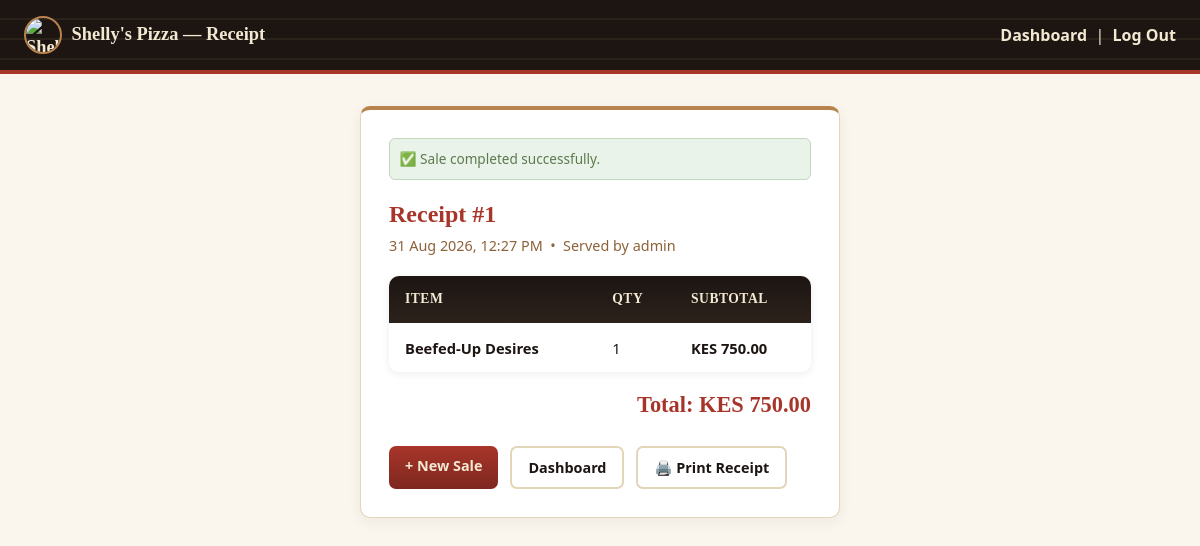
/receipt.php?id=1 (signed in), run on the app's committed database.
### tables this page shows
CREATE TABLE `sales` (
  `sale_id` int(11) NOT NULL AUTO_INCREMENT,
  `user_id` int(11) NOT NULL,
  `sale_date` datetime DEFAULT current_timestamp(),
  `total_amount` decimal(10,2) NOT NULL,
  PRIMARY KEY (`sale_id`),
  KEY `user_id` (`user_id`),
  CONSTRAINT `sales_ibfk_1` FOREIGN KEY (`user_id`) REFERENCES `users` (`user_id`)
);

CREATE TABLE `users` (
  `user_id` int(11) NOT NULL AUTO_INCREMENT,
  `username` varchar(50) NOT NULL,
  `email` varchar(100) DEFAULT NULL,
  `phone` varchar(20) DEFAULT NULL,
  `password_hash` varchar(255) NOT NULL,
  `role` varchar(30) NOT NULL,
  `status` enum('pending','approved') NOT NULL DEFAULT 'approved',
  `created_at` datetime DEFAULT current_timestamp(),
  PRIMARY KEY (`user_id`),
  UNIQUE KEY `username` (`username`),
  UNIQUE KEY `email` (`email`),
  UNIQUE KEY `phone` (`phone`)
);

CREATE TABLE `sale_items` (
  `item_id` int(11) NOT NULL AUTO_INCREMENT,
  `sale_id` int(11) NOT NULL,
  `product_name` varchar(100) NOT NULL,
  `quantity` int(11) NOT NULL DEFAULT 1,
  `unit_price` decimal(10,2) NOT NULL,
  PRIMARY KEY (`item_id`),
  KEY `sale_id` (`sale_id`),
  CONSTRAINT `sale_items_ibfk_1` FOREIGN KEY (`sale_id`) REFERENCES `sales` (`sale_id`) ON DELETE CASCADE
);

### receipt.php (the view, shortened to what this page needs)
<?php
include '../config/db_connect.php';
$sale_id = isset($_GET["id"]) ? (int) $_GET["id"] : 0;
$stmt = $conn->prepare(
    "SELECT s.sale_id, s.sale_date, s.total_amount, u.username
     FROM sales s
     JOIN users u ON s.user_id = u.user_id
     WHERE s.sale_id = ?"
);
$stmt->bind_param("i", $sale_id);
$stmt->execute();
$sale = $stmt->get_result()->fetch_assoc();
$stmt = $conn->prepare(
    "SELECT product_name, quantity, unit_price,
            (quantity * unit_price) AS subtotal
     FROM sale_items
     WHERE sale_id = ?"
);
$stmt->bind_param("i", $sale_id);
$stmt->execute();
$items = $stmt->get_result()->fetch_all(MYSQLI_ASSOC);
?>
<!DOCTYPE html>
<html lang="en">
<head>
    <link rel="stylesheet" href="../assets/css/style.css">
</head>
<body>
    <header class="app-header">
        <div class="app-header-brand">
            <img src="../assets/img/logo.jpg" alt="Shelly's Pizza logo">
            Shelly's Pizza — Receipt
        </div>
        <div>
            <a href="../dashboard.php">Dashboard</a>
            &nbsp;|&nbsp;
            <a href="../auth/logout.php">Log Out</a>
        </div>
    </header>
    <main class="app-main">
        <div class="card" style="max-width: 480px; margin: 0 auto;">
            <p class="success-message">✅ Sale completed successfully.</p>
            <h2 style="margin-bottom: 0.2rem;">Receipt #<?php echo $sale["sale_id"]; ?></h2>
            <p style="color: var(--color-caramel-dark); margin-bottom: 1.2rem; font-size: 0.9rem;">
                <?php echo date("d M Y, g:i A", strtotime($sale["sale_date"])); ?>
                &nbsp;•&nbsp; Served by <?php echo htmlspecialchars($sale["username"]); ?>
            </p>
            <table class="data-table">
                <thead>
                    <tr>
                        <th>Item</th>
                        <th>Qty</th>
                        <th>Subtotal</th>
                    </tr>
                </thead>
                <tbody>
                    <?php foreach ($items as $item): ?>
                        <tr>
                            <td><?php echo htmlspecialchars($item["product_name"]); ?></td>
                            <td><?php echo $item["quantity"]; ?></td>
                            <td class="price-cell">KES <?php echo number_format($item["subtotal"], 2); ?></td>
                        </tr>
                    <?php endforeach; ?>
                </tbody>
            </table>
            <div style="text-align: right; margin-top: 1rem; font-family: var(--font-heading); font-size: 1.4rem; color: var(--color-red); font-weight: 700;">
                Total: KES <?php echo number_format($sale["total_amount"], 2); ?>
            </div>
            <div class="form-actions">
                <a href="new_sale.php" class="btn-primary">+ New Sale</a>
                <a href="../dashboard.php" class="btn-secondary">Dashboard</a>
                <a href="print_receipt.php?id=<?php echo $sale_id; ?>"
                   class="btn-secondary" target="_blank">🖨️ Print Receipt</a>
            </div>
        </div>
    </main>
</body>
</html>

### style.css (style rules this page uses)
:root { --color-espresso: #1C1512; --color-espresso-light: #2C221C; --color-caramel: #B8834D; --color-caramel-dark: #8C6239; --color-caramel-light: #D9AE7B; --color-cream: #F3E9D2; --color-red: #A8352A; --color-red-dark: #7E271F; --color-green: #5C7A4E; --color-bg: #FAF6EE; --color-border: #E3D5B8; --color-error: #A8352A; --font-heading: Georgia, 'Times New Roman', serif; --font-body: 'Segoe UI', Tahoma, sans-serif; }
* { margin: 0; padding: 0; box-sizing: border-box; }
body { font-family: var(--font-body); background-color: var(--color-bg); color: var(--color-espresso); line-height: 1.5; }
h1, h2, h3 { font-family: var(--font-heading); }
.app-header { background: repeating-linear-gradient( 180deg, var(--color-espresso) 0px, var(--color-espresso) 18px, var(--color-espresso-light) 18px, var(--color-espresso-light) 20px ); color: var(--color-cream); padding: 1rem 1.5rem; display: flex; justify-content: space-between; align-items: center; border-bottom: 4px solid var(--color-red); }
.app-header-brand { display: flex; align-items: center; gap: 0.6rem; font-family: var(--font-heading); font-size: 1.15rem; font-weight: 700; }
.app-header-brand img { width: 38px; height: 38px; border-radius: 50%; object-fit: cover; border: 2px solid var(--color-caramel); }
.app-header a { color: var(--color-cream); text-decoration: none; font-weight: 600; }
.app-main { padding: 2rem 1.5rem; max-width: 900px; margin: 0 auto; }
.card { background: #FFFFFF; border: 1px solid var(--color-border); border-top: 4px solid var(--color-caramel); border-radius: 10px; padding: 1.75rem; box-shadow: 0 4px 14px rgba(28, 21, 18, 0.06); }
.card h2 { color: var(--color-red); margin-bottom: 0.6rem; }
.btn-primary { display: inline-block; background: linear-gradient(180deg, var(--color-red) 0%, var(--color-red-dark) 100%); color: var(--color-cream); text-decoration: none; padding: 0.55rem 1rem; border-radius: 7px; font-weight: 700; font-size: 0.9rem; transition: box-shadow 0.15s ease, transform 0.1s ease; }
.data-table { width: 100%; border-collapse: separate; border-spacing: 0; font-size: 0.92rem; border-radius: 10px; overflow: hidden; box-shadow: 0 2px 8px rgba(28, 21, 18, 0.08); }
.data-table th { text-align: left; background: linear-gradient(180deg, var(--color-espresso) 0%, var(--color-espresso-light) 100%); color: var(--color-cream); padding: 0.85rem 1rem; font-family: var(--font-heading); font-weight: 700; font-size: 0.85rem; text-transform: uppercase; letter-spacing: 0.5px; }
.data-table td { padding: 0.85rem 1rem; border-bottom: 1px solid var(--color-border); background-color: #FFFFFF; }
.data-table tbody tr:last-child td { border-bottom: none; }
.data-table td:first-child { font-weight: 700; color: var(--color-espresso); }
.price-cell { font-weight: 700; color: var(--color-espresso); font-variant-numeric: tabular-nums; }
.form-actions { display: flex; gap: 0.75rem; margin-top: 1.5rem; }
.btn-secondary { display: inline-block; background: #FFFFFF; color: var(--color-espresso); text-decoration: none; padding: 0.55rem 1rem; border: 2px solid var(--color-border); border-radius: 7px; font-weight: 700; font-size: 0.9rem; text-align: center; }
.success-message { background-color: #EAF3E9; color: var(--color-green); border: 1px solid #C3D9BE; padding: 0.6rem; border-radius: 6px; font-size: 0.85rem; margin-bottom: 1rem; }

### data on the page
sales: sale_id "1", sale_date "31 Aug 2026, 12:27 PM", user.username "admin", total_amount "750.00"
sale_items: product_name "Beefed-Up Desires", quantity "1", subtotal "750.00"
